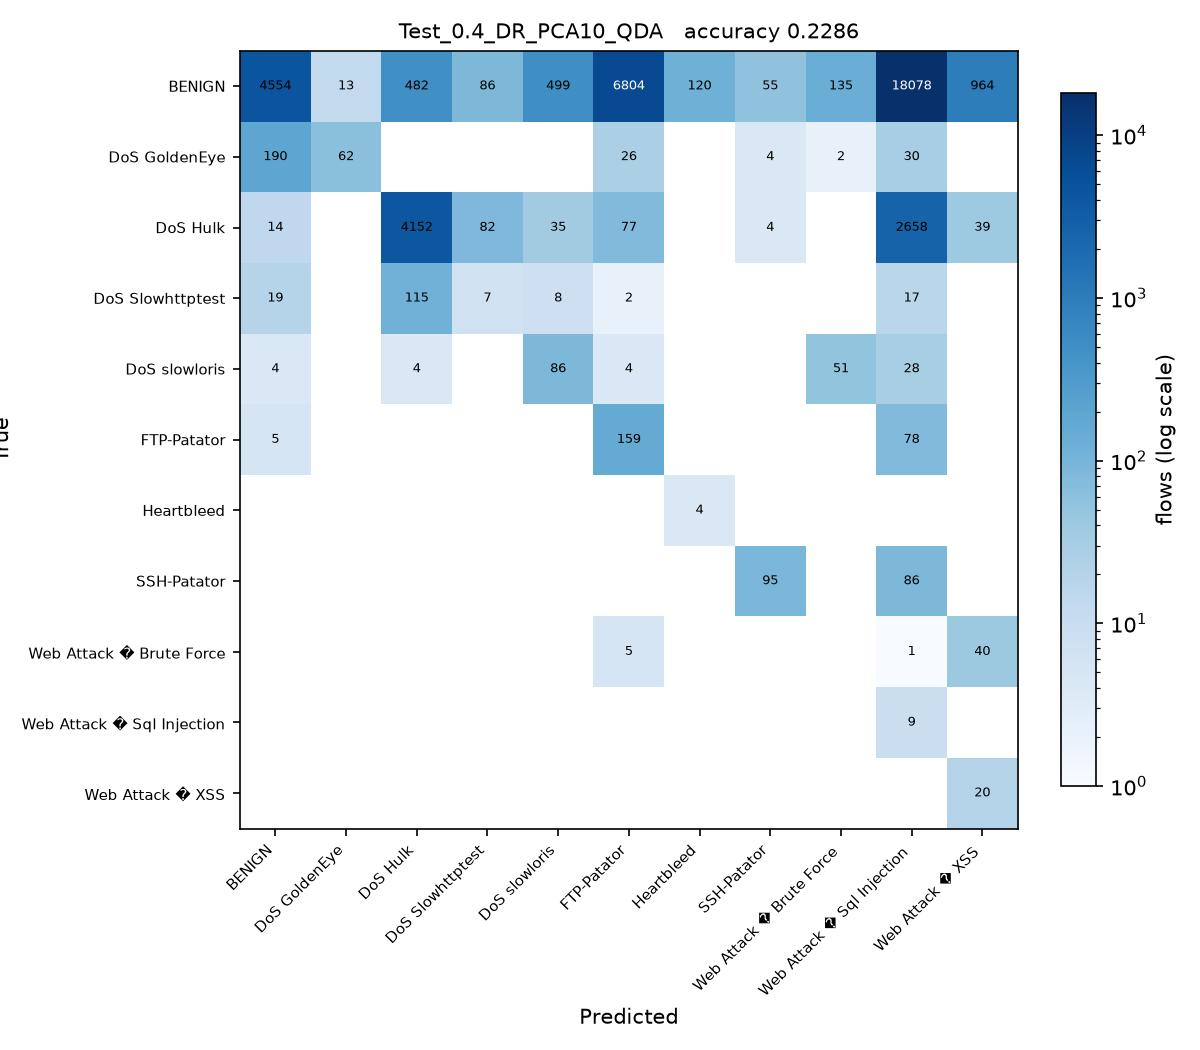

This chart was generated by the following Python code:
# Test_0.4_DR_PCA10_QDA.py
#
# Test size 0.4  |  PCA, 10 components  |  Quadratic Discriminant Analysis (sheet #17)
#
# This is SGDC_60_40.py with the changes marked CHANGE below and nothing else.

import os
from pathlib import Path

# CHANGE 1: find the folder holding the three CSV files and run from there, so
# the plain file names below resolve no matter where this script is started
# from or how deeply it sits inside the project folder.
HERE = Path(__file__).resolve().parent
for PROJECT in [HERE, *HERE.parents]:
    if (PROJECT / 'Tuesday-WorkingHours.pcap_ISCX.csv').exists():
        os.chdir(PROJECT)
        break
else:
    raise SystemExit('Put this folder inside the folder that holds the three '
                     'CIC-IDS2017 CSV files, then run the script again.')
import numpy as np
import pandas as pd

df1 = pd.read_csv('Tuesday-WorkingHours.pcap_ISCX.csv', low_memory=True)
df2 = pd.read_csv('Wednesday-workingHours.pcap_ISCX.csv', low_memory=True)
df3 = pd.read_csv('Thursday-WorkingHours-Morning-WebAttacks.pcap_ISCX.csv', low_memory=True)

dataset = pd.concat([df1, df2, df3], ignore_index=True)

dataset.columns = dataset.columns.str.strip()

# CHANGE 2: a stratified sample of 100000 flows, the same for every run.
# Gradient Boosting builds one tree per class per stage on a single core, so all
# 1.3 million flows would take hours per script. At least 50 flows of every
# class are kept, so the rare attacks stay in the split.
label = dataset.columns[-1]
dataset = pd.concat(
    [g.sample(n=min(len(g), max(50, round(100000 * len(g) / len(dataset)))), random_state=0)
     for _, g in dataset.groupby(label)],
    ignore_index=True
)

X = dataset.iloc[:, :-1]
y = dataset.iloc[:, -1]

X = X.apply(pd.to_numeric, errors='coerce')

X.replace([np.inf, -np.inf], np.nan, inplace=True)

from sklearn.impute import SimpleImputer

imputer = SimpleImputer(missing_values=np.nan, strategy='mean')
X = imputer.fit_transform(X)

from sklearn.preprocessing import LabelEncoder

labelencoder_y = LabelEncoder()
y = labelencoder_y.fit_transform(y)

from sklearn.model_selection import train_test_split

X_train, X_test, y_train, y_test = train_test_split(
    X,
    y,
    test_size=0.4,   # CHANGE 3: test size
    random_state=0,
    stratify=y
)

# CHANGE 4: PCA, from PCA_LDA_KErnel_PCA_CODE.pdf (fit only on training data)
from sklearn.decomposition import PCA

pca = PCA(n_components=10)
X_train = pca.fit_transform(X_train)
X_test = pca.transform(X_test)

# CHANGE 5: Quadratic Discriminant Analysis (sheet #17) in place of SGDClassifier
from sklearn.discriminant_analysis import QuadraticDiscriminantAnalysis

# Heartbleed has only 11 flows, so a class can have fewer training rows
# than there are components and its covariance cannot be estimated.
# Shrinkage fixes that; the default solver does not support it.
classifier = QuadraticDiscriminantAnalysis(
    solver='eigen',
    shrinkage=0.1
)

classifier.fit(X_train, y_train)

y_pred = classifier.predict(X_test) 

from sklearn.metrics import confusion_matrix
from sklearn.metrics import accuracy_score
from sklearn.metrics import precision_score
from sklearn.metrics import recall_score
from sklearn.metrics import f1_score
from sklearn.metrics import classification_report

cm = confusion_matrix(y_test, y_pred)

print("Confusion Matrix:\n")
print(cm)

print("\nAccuracy : {:.4f}".format(accuracy_score(y_test, y_pred)))
print("\nPrecision : {:.4f}".format(precision_score(y_test, y_pred, average='weighted')))
print("\nRecall : {:.4f}".format(recall_score(y_test, y_pred, average='weighted')))
print("\nF1 Score : {:.4f}".format(f1_score(y_test, y_pred, average='weighted')))

print("\nClassification Report:\n")
print(classification_report(y_test, y_pred))

# CHANGE 6: save the confusion matrix as Test_0.4_DR_PCA10_QDA.jpg and record the result
import matplotlib
matplotlib.use('Agg')
import matplotlib.pyplot as plt
from matplotlib.colors import LogNorm

here = HERE                     # the folder this script sits in
names = [str(c) for c in labelencoder_y.classes_]
fig, ax = plt.subplots(figsize=(8, 7))
im = ax.imshow(cm, cmap='Blues', norm=LogNorm(vmin=1))
ax.set_xticks(range(len(names)), names, rotation=45, ha='right', fontsize=7)
ax.set_yticks(range(len(names)), names, fontsize=7)
ax.set_xlabel('Predicted')
ax.set_ylabel('True')
ax.set_title('Test_0.4_DR_PCA10_QDA   accuracy {:.4f}'.format(accuracy_score(y_test, y_pred)), fontsize=10)
for i in range(cm.shape[0]):
    for j in range(cm.shape[1]):
        if cm[i, j]:
            ax.text(j, i, cm[i, j], ha='center', va='center', fontsize=6,
                    color='white' if cm[i, j] > cm.max() / 3 else 'black')
fig.colorbar(im, ax=ax, fraction=0.04, label='flows (log scale)')
fig.tight_layout()
fig.savefig(here / 'Test_0.4_DR_PCA10_QDA.jpg', dpi=150)
plt.close(fig)

row = pd.DataFrame([{
    'Test': 0.4, 'DR': 'PCA10', 'Clas': 'QDA',
    'Acc': round(accuracy_score(y_test, y_pred), 4),
    'Pre': round(precision_score(y_test, y_pred, average='weighted'), 4),
    'Rec': round(recall_score(y_test, y_pred, average='weighted'), 4),
    'F1': round(f1_score(y_test, y_pred, average='weighted'), 4),
    'script': 'Test_0.4_DR_PCA10_QDA',
}])
# one file per run, so several scripts can run at the same time without
# overwriting each other. 21_run_45_mix.py merges them into the Excel sheet.
out = PROJECT / 'results' / 'parts_mix' / 'Test_0.4_DR_PCA10_QDA.csv'
out.parent.mkdir(parents=True, exist_ok=True)
row.to_csv(out, index=False)
